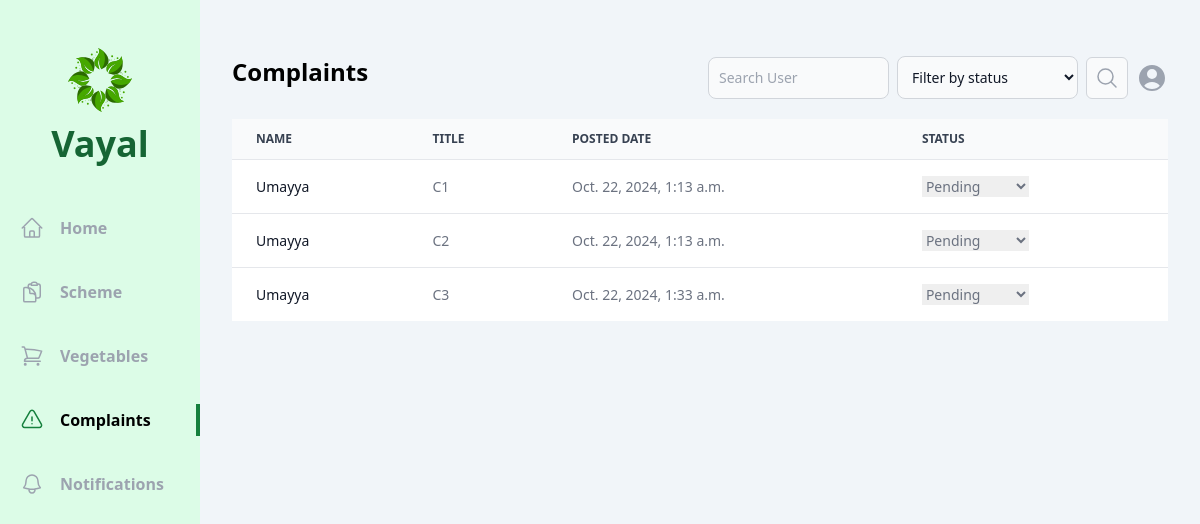
/officer/complaint/, run on an earlier commit of the app's database.
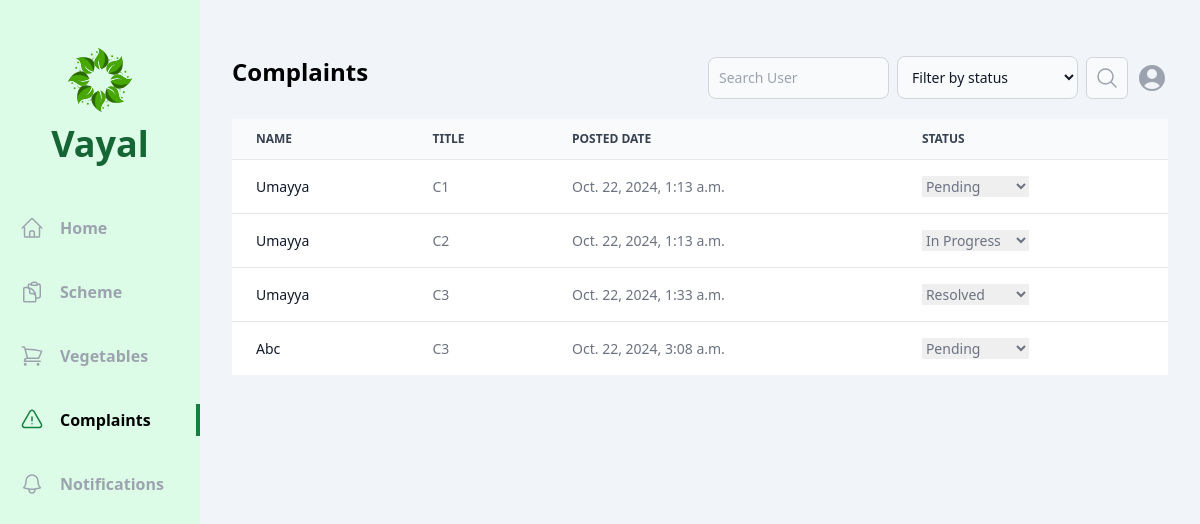
And on a later commit of the database.
### officer/models.py (models this page shows, shortened)
class Complaint(models.Model):
    vayal_user = models.ForeignKey(Vayal_User, on_delete=models.CASCADE)
    title = models.CharField(max_length=150)
    description = models.TextField()
    created_at = models.DateTimeField(auto_now_add=True)
    status = models.CharField(max_length=50, choices=complaint_status, default='Pending')

### vayal_user/models.py (models this page shows)
class Vayal_User(models.Model):
    account = models.OneToOneField(User, on_delete=models.CASCADE)
    name=models.CharField(max_length=225)
    dob=models.DateField()
    gender= models.CharField(max_length=20, choices=gender)
    phone_number = models.CharField(max_length=10)
    aadhar_number= models.CharField(max_length=12)
    cast=models.CharField(max_length=20, choices=cast)
    house_name=models.CharField(max_length=225)
    place=models.CharField(max_length=225)
    village=models.CharField(max_length=225)
    pincode = models.CharField(max_length=6)
    muncipality=models.CharField(max_length=225,default="Kozhikode")
    district=models.CharField(max_length=225,default="Kozhikode")
    land_ownership=models.CharField(max_length=20, choices=land)
    photo=models.ImageField(upload_to='photos/')
    vegetable_permission=models.CharField(max_length=225,default="Pending")
    def __str__(self):
        return self.name

### officer/views/complaints.py (the view)
# urls.py: path('complaint/',complaints.index, name='complaints'),
def index(request):
    vayal_user = request.GET.get(' vayal_user')
    status = request.GET.get('status')
    complaints = Complaint.objects.all()
    if  vayal_user:
        complaints = complaints.filter(student__name__icontains= vayal_user)
    if status:
        complaints = complaints.filter(status=status)
    context = {
        'vayal_user':  vayal_user,
        'status': status,
        'complaints': complaints,
    }
    return render(request, 'officer/complaint/index.html', context)

### officer/templates/officer/complaint/index.html (shortened to what this page needs)
{% extends 'base.html' %}
{% block content %}
<div class="flex  bg-slate-100">
  <div class="w-2/12 bg-green-100 flex flex-col items-center pb-10">
      <div class="my-12 flex flex-col gap-3 justify-center items-center">
          <h1 class="text-4xl font-bold text-green-800 ">Vayal</h1>
      </div>
      <ul class="flex flex-col gap-8 w-full font-bold text-gray-400">
        <li class="w-full flex items-center px-5 py-1 gap-4 group hover:text-gray-500 cursor-pointer hover:border-green-700 hover:border-r-4">
          <a href="{% url 'officer:home' %}">Home</a>
      </li>
      <li class="w-full flex items-center px-5 py-1 gap-4 group hover:text-gray-500 cursor-pointer hover:border-green-700 hover:border-r-4">
              <a href="{% url 'officer:schemes' %}">Scheme</a>
          </li>
          <li class="w-full flex items-center px-5 py-1 gap-4 group hover:text-gray-500 cursor-pointer hover:border-green-700 hover:border-r-4">
            <a href="{% url 'officer:vegetables' %}">Vegetables</a>
        </li>
        <li class="w-full flex items-center px-5 py-1 gap-4 border-r-4 text-black border-green-700">
            <a href="{% url 'officer:complaints' %}">Complaints</a>
        </li>
        <li class="w-full flex items-center px-5 py-1 gap-4 group hover:text-gray-500 cursor-pointer hover:border-green-700 hover:border-r-4">
            <a href="{% url 'officer:notifications' %}">Notifications</a>
        </li>
      </ul>
    </div>
    <div class="w-10/12 h-screen overflow-y-auto px-8 py-14">
        <div class="flex justify-between mb-5">
            <h1 class="text-2xl font-bold">Complaints</h1>
            <div class="flex items-center gap-2">
                <form class="flex items-center gap-2" method="get">
                    <input name="vayal_user" type="text" id="simple-search" class="bg-gray-50 border border-gray-300 text-gray-900 text-sm rounded-lg focus:ring-blue-500 focus:border-blue-500 block w-full p-2.5" placeholder="Search User">
                    <select name="status" class="bg-gray-50 border border-gray-300 text-gray-900 text-sm rounded-lg focus:ring-blue-500 focus:border-blue-500 block w-full p-2.5">
                        <option selected value="all" disabled selected>Filter by status</option>
                    </select>
                    <button type="submit" class="bg-gray-50 p-2 text-gray-400 border cursor-pointer border-gray-300 rounded-md">
                        <svg xmlns="http://www.w3.org/2000/svg" fill="none" viewBox="0 0 24 24" stroke-width="1.5" stroke="currentColor" class="w-6 h-6">
                            <path stroke-linecap="round" stroke-linejoin="round" d="M21 21l-5.197-5.197m0 0A7.5 7.5 0 105.196 5.196a7.5 7.5 0 0010.607 10.607z" />
                        </svg>
                    </button>
                </form>
                <div class="relative">
            </div>
            </div>
        </div>
        <div class="border-none rounded-lg">
            <table class="min-w-full divide-y divide-gray-200 text-sm text-left text-gray-500">
                <thead class="text-xs text-gray-700 uppercase bg-gray-50">
                    <tr class="">
                        <th scope="col" class="px-6 py-3">
                           Name
                        </th>
                        <th scope="col" class="px-6 py-3">
                            Title
                        </th>
                        <th scope="col" class="px-6 py-3">
                            Posted Date
                        </th>
                        <th scope="col" class="px-6 py-3" colspan="2">
                            Status
                        </th>
                    </tr>
                </thead>
                <tbody>
                    {% for complaint in complaints %}
                        <tr class="bg-white border-b last:border-none">
                            <th scope="row" class="px-6 py-4 font-medium text-gray-900 whitespace-nowrap">
                                {{ complaint.vayal_user }}
                            </th>
                            <td class="px-6 py-4">
                                {{ complaint.title }}
                            </td>
                            <td class="px-6 py-4">
                                {{ complaint.created_at }}
                            </td>
                            <td class="px-6 py-4">
                                <form method="post" action="{% url 'officer:update_complaint_status' complaint.id %}">
                                    <select name="status" onchange="this.form.submit()">
                                        <option value="Pending" {% if complaint.status == 'Pending' %}selected{% endif %}>Pending</option>
                                        <option value="In Progress" {% if complaint.status == 'In Progress' %}selected{% endif %}>In Progress</option>
                                        <option value="Resolved" {% if complaint.status == 'Resolved' %}selected{% endif %}>Resolved</option>
                                    </select>
                                </form>
                            </td>
                        </tr>
                    {% endfor %}
                </tbody>
            </table>
        </div>
    </div>
</div>
{% endblock content %}

### templates/base.html (shortened to what this page needs)
<!DOCTYPE html>
<html lang="en">
<head>
    <script src="https://cdn.tailwindcss.com"></script>
</head>
<body>
    {% block content %}
    {% endblock content %}
</body>
</html>

What changed in the data, as far as the page shows it:
changed Complaint: status "Pending" → "In Progress"
changed Complaint: status "Pending" → "Resolved"
added Complaint: vayal_user "Abc", title "C3", created_at "Oct. 22, 2024, 3:08 a.m.", status "Pending"
